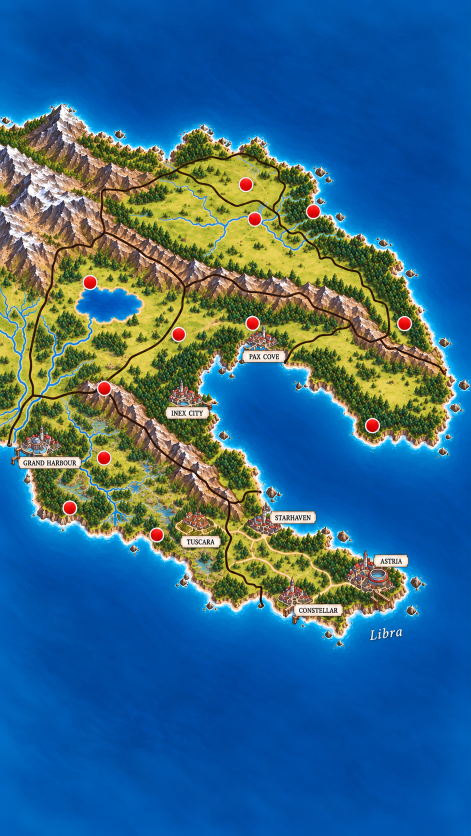
#> input picture assets/Shiman Federation.png, 941 x 1672 px (shown at 1/2 size)
$ python make_terrain.py
#> lines starting #> are read from the running program, lines starting #| are printed output that depends on the picture; after the words box and inside, x2 and y2 are one past the last pixel; in counts of white or black regions, pixels touching at a corner belong together
"""Makes the 3D region map's terrain (region-map.html) from Benjakronk's painted map of the Shiman Federation
(assets/Shiman Federation.png). Shima is invented, so there's no real elevation data: the heights are read from the
painting instead -- the sea is the blue around the island, the mountains the grey / brown / snowy areas he painted,
the forests and the plains the greens -- plus some fractal noise so the peaks are rough instead of smooth bumps.

Writes into assets/region-map/:
  height.png    the height map: R = high byte, G = low byte of the height in metres (+ SEA_OFFSET, so the sea floor
                fits), B = what's there (0 sea, 1 land, 2 lake, 3 river). The same size as the painting.
  topo.jpg      the topographic map picture (2x): colours by height, the mountains shaded, the sea coloured by depth,
                the lake, the rivers and the roads traced from the painting.
  painted.jpg   the painting itself (2x), with a little of the same shading so it reads as 3D.
  places.json   what the viewer marks: the towns (TOWNS below), the red dots found in the painting, and the names
                written on the water -- positions in painting pixels.

Not run on the Pi: run it on a PC after the painting (or a hand-painted height map, see HAND_HEIGHT below) changes,
and commit what it writes. Needs numpy, scipy and pillow:
  python -m venv .venv && .venv/Scripts/pip install numpy scipy pillow
  .venv/Scripts/python tools/region-map/make_terrain.py
"""
import json
import os

import numpy as np
from PIL import Image
from scipy import ndimage as ndi

ROOT = os.path.dirname(os.path.dirname(os.path.dirname(os.path.abspath(__file__))))
SOURCE = os.path.join(ROOT, 'assets', 'Shiman Federation.png')
OUT = os.path.join(ROOT, 'assets', 'region-map')
# A greyscale picture the size of the painting (black = sea level, white = HAND_MAX metres) that, when it exists,
# replaces the heights read from the painting -- for when Benjakronk wants to shape the land himself.
HAND_HEIGHT = os.path.join(OUT, 'height-hand.png')
HAND_MAX = 2600

SEA_OFFSET = 1000          # metres added before storing, so the sea floor (down to -SEA_OFFSET) fits in 16 bits
SCALE = 2                  # the map pictures are this many times the painting's size
SEED = 7                   # the noise's seed: the same painting always gives the same land

# The towns on the painting: the middle of the buildings, and the middle of the name's box (painting pixels). The land
# around them is kept low and even -- their buildings and boxes would otherwise read as rock.
TOWNS = [
    ('Grand Harbour', (70, 880), (97, 923)),
    ('Inex City', (365, 790), (375, 826)),
    ('Pax Cove', (525, 680), (528, 713)),
    ('Tuscara', (390, 1045), (399, 1082)),
    ('Starhaven', (530, 1045), (584, 1035)),
    ('Astria', (745, 1145), (781, 1122)),
    ('Constellar', (590, 1190), (627, 1216)),
]
# Names written on the water.
WATER_NAMES = [('Libra', (770, 1265))]
TOWN_RADIUS = 48


def smoothstep(a, b, x):
    t = np.clip((x - a) / (b - a), 0, 1)
    return t * t * (3 - 2 * t)


def blur(mask, sigma):
    return ndi.gaussian_filter(mask.astype(np.float32), sigma)


def fractal(shape, rng, scales, ridged=False):
    """Sum of smooth value-noise layers, 0..1 (ridged: sharp crests, for mountains)."""
    h, w = shape
    total = np.zeros(shape, np.float32)
    amp_sum = 0
    for i, s in enumerate(scales):
        grid = rng.random((h // s + 3, w // s + 3)).astype(np.float32)
        layer = ndi.zoom(grid, s, order=3)[:h, :w]
        if ridged:
            layer = 1 - np.abs(layer * 2 - 1)
            layer = layer * layer
        amp = 0.55 ** i
        total += layer * amp
        amp_sum += amp
    return np.clip(total / amp_sum, 0, 1)


def classify(rgb):
    """What each pixel of the painting shows, from its colour."""
    r, g, b = (rgb[..., i].astype(np.float32) for i in range(3))
    mx = np.maximum(np.maximum(r, g), b)
    mn = np.minimum(np.minimum(r, g), b)
    sat = (mx - mn) / np.maximum(mx, 1)
    val = mx / 255
    hue = np.zeros_like(r)
    d = np.maximum(mx - mn, 1e-3)
    hue = np.where(mx == r, ((g - b) / d) % 6, hue)
    hue = np.where(mx == g, (b - r) / d + 2, hue)
    hue = np.where(mx == b, (r - g) / d + 4, hue)
    hue = hue * 60

    water = (hue > 185) & (hue < 240) & (sat > 0.35) & (val > 0.2)
    white = (sat < 0.16) & (val > 0.8)                       # foam, snow, white walls
    cream = (r > 200) & (g > 180) & (b > 140) & (r - b > 18) & (sat < 0.35)  # the label boxes
    snow = white & (b >= r - 6)
    red = (r > 170) & (g < 80) & (b < 80)                    # the red dots and the roofs
    green = (hue > 55) & (hue < 170) & (sat > 0.25)
    forest = green & (val < 0.5)
    rock = ((sat < 0.3) & (val > 0.25) & ~water & ~cream) | ((hue > 10) & (hue < 45) & (sat > 0.2) & (sat < 0.6) & (val > 0.3) & (val < 0.75))
    road = (val < 0.3) & (hue > 0) & (hue < 50) & ~water
    lab, _ = ndi.label(road)
    sizes = ndi.sum(road, lab, range(1, lab.max() + 1))
    road = np.isin(lab, [i + 1 for i, s in enumerate(sizes) if s >= 40])  # the tree shadows are specks
    return dict(water=water, white=white, cream=cream, snow=snow, red=red, forest=forest, rock=rock & ~road, road=road)


def find_blobs(mask, min_area, max_area):
    lab, n = ndi.label(mask)
    out = []
    for i, sl in enumerate(ndi.find_objects(lab), start=1):
        area = int((lab[sl] == i).sum())
        if min_area <= area <= max_area:
            cy, cx = ndi.center_of_mass(lab == i)
            out.append({'x': round(float(cx), 1), 'y': round(float(cy), 1), 'w': sl[1].stop - sl[1].start, 'h': sl[0].stop - sl[0].start, 'area': area})
    return out


def main():
    os.makedirs(OUT, exist_ok=True)
    painting = Image.open(SOURCE).convert('RGB')
#> painting is the input picture: PIL image 941x1672 RGB; mean R, G, B 53.6, 104.1, 136.1
    rgb = np.asarray(painting).copy()
    H, W = rgb.shape[:2]
    rng = np.random.default_rng(SEED)
    # The name boxes (and the names on the water) are filled with the colours just outside them before reading the
    # land, so a coast runs on underneath a box that sits half on the sea.
    yy, xx = np.mgrid[0:H, 0:W]
    boxes = np.zeros((H, W), bool)
    for _, _, (lx, ly) in TOWNS:
        boxes |= (np.abs(xx - lx) < 70) & (np.abs(yy - ly) < 22)
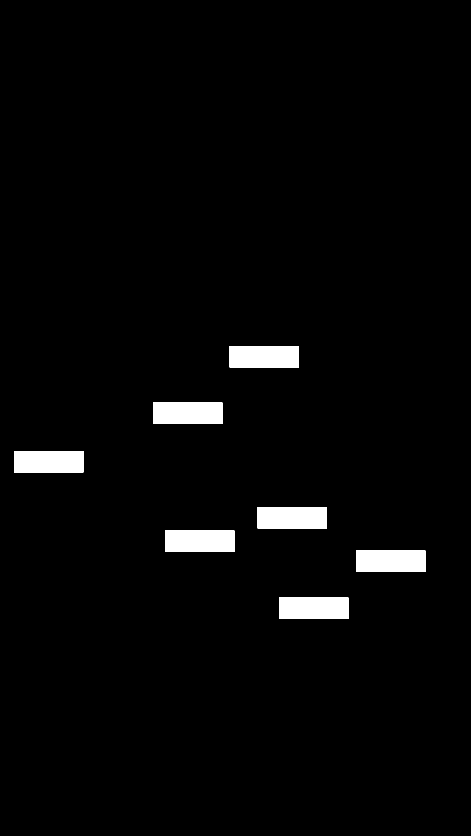
#> boxes: shape (1672, 941) bool (shown at 1/2 size); 2.7% white; 7 white regions, largest, box (x1, y1, x2, y2) and area: (459, 692, 598, 735) 5977, (306, 805, 445, 848) 5977, (28, 902, 167, 945) 5977
    for _, (x, y) in WATER_NAMES:
        boxes |= (np.abs(xx - x) < 45) & (np.abs(yy - y) < 20)
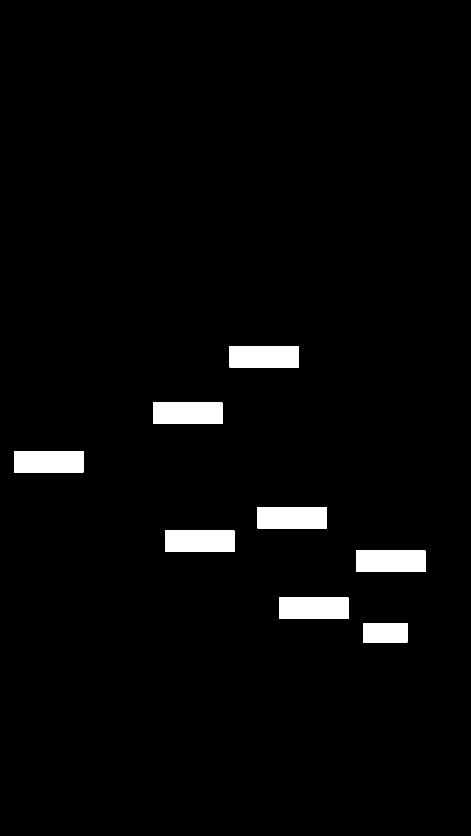
#> boxes: shape (1672, 941) bool (shown at 1/2 size); 2.9% white; 8 white regions, largest, box (x1, y1, x2, y2) and area: (459, 692, 598, 735) 5977, (306, 805, 445, 848) 5977, (28, 902, 167, 945) 5977
    _, (iy, ix) = ndi.distance_transform_edt(boxes, return_indices=True)
    rgb = rgb[iy, ix]
    c = classify(rgb)
#> in classify, `sizes = ndi.sum(road, lab, range(1, lab.max() + 1))`: sizes = 2200 values, max 9041 at index 213, min 1 at index 2, mean 8.57
#> c = 8 items

    # --- The towns and the red dots: kept out of the rock / road reading ---
    towns = np.zeros((H, W), bool)
    for _, (bx, by), _ in TOWNS:
        towns |= (xx - bx) ** 2 + (yy - by) ** 2 < TOWN_RADIUS ** 2
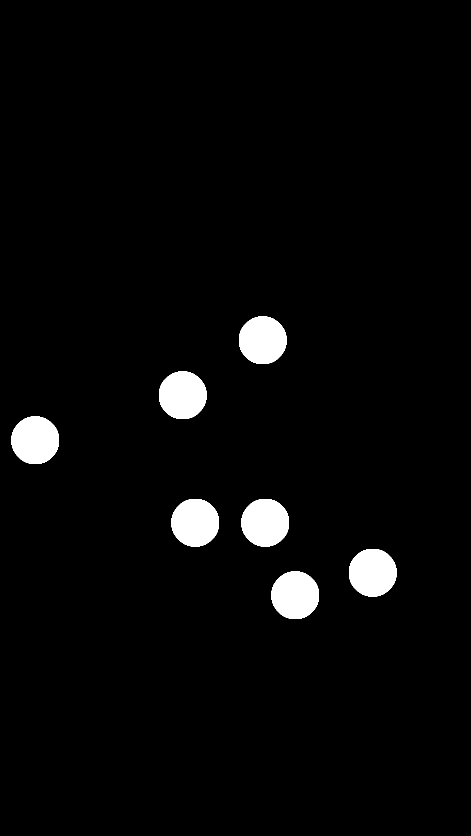
#> towns: shape (1672, 941) bool (shown at 1/2 size); 3.2% white; 7 white regions, largest, box (x1, y1, x2, y2) and area: (478, 633, 573, 728) 7209, (318, 743, 413, 838) 7209, (23, 833, 118, 928) 7209
    dots = [b for b in find_blobs(c['red'], 120, 700) if 0.6 < b['w'] / max(b['h'], 1) < 1.6]
#> in find_blobs, `lab, n = ndi.label(mask)`: n = 105
#> the loop in find_blobs, `for i, sl in enumerate(ndi.find_objects(lab), start=1):` made 105 passes
#> (area, cy, cx) on passes 1, 2, 3, 6, 7, 8, 9, 23: (467, 368.8, 491.6), (481, 422.7, 626.5), (458, 438.2, 509.2), (476, 564.8, 179.6), (449, 646.4, 504.9), (472, 646.7, 808.6), (458, 668.6, 357.1), (470, 776.6, 208.4)
#> after the loop in find_blobs, `for i, sl in enumerate(ndi.find_objects(lab), start=1):`: out = 12 items
#> dots = 12 items
    marks = towns | boxes      # (a filled box borrows its neighbours' colours: only its land / sea is trusted)
    for d in dots:
        marks |= (xx - d['x']) ** 2 + (yy - d['y']) ** 2 < 18 ** 2
#> this loop made 12 passes
#> d on passes 1 to 7: {'x': 491.6, 'y': 368.8, 'w': 24, 'h': 25, 'area': 467}, {'x': 626.5, 'y': 422.7, 'w': 24, 'h': 25, 'area': 481}, {'x': 509.2, 'y': 438.2, 'w': 23, 'h': 24, 'area': 458}, {'x': 179.6, 'y': 564.8, 'w': 24, 'h': 25, 'area': 476}, {'x': 504.9, 'y': 646.4, 'w': 23, 'h': 24, 'area': 449}, {'x': 808.6, 'y': 646.7, 'w': 24, 'h': 25, 'area': 472}, {'x': 357.1, 'y': 668.6, 'w': 24, 'h': 24, 'area': 458}
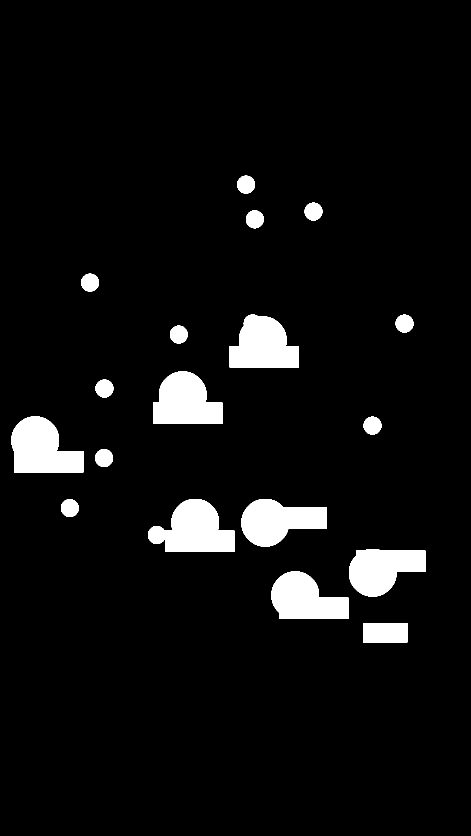
#> marks: shape (1672, 941) bool (shown at 1/2 size); 5.7% white; 18 white regions, largest, box (x1, y1, x2, y2) and area: (296, 998, 469, 1104) 12042, (23, 833, 167, 945) 11570, (306, 743, 445, 848) 10947
    for key in ('rock', 'snow', 'road', 'forest'):
        c[key] = c[key] & ~marks

    # --- The sea: the water connected to the edge, the foam and small rocks closed into it ---
    # (the closing counts beyond the picture as dry, so the painting's own water is added back -- else the water at
    # the edges is eaten away and nothing touches the edge)
    water = ndi.binary_closing(c['water'] | (c['white'] & ndi.binary_dilation(c['water'], iterations=3)), iterations=2) | c['water']
#> water: shape (1672, 941) bool; 63.8% white; 38 black regions (7 under 20 px), largest, box (x1, y1, x2, y2) and area: (0, 209, 910, 1274) 558419, (0, 664, 51, 829) 5569, (0, 628, 34, 674) 859
    lab, _ = ndi.label(water)
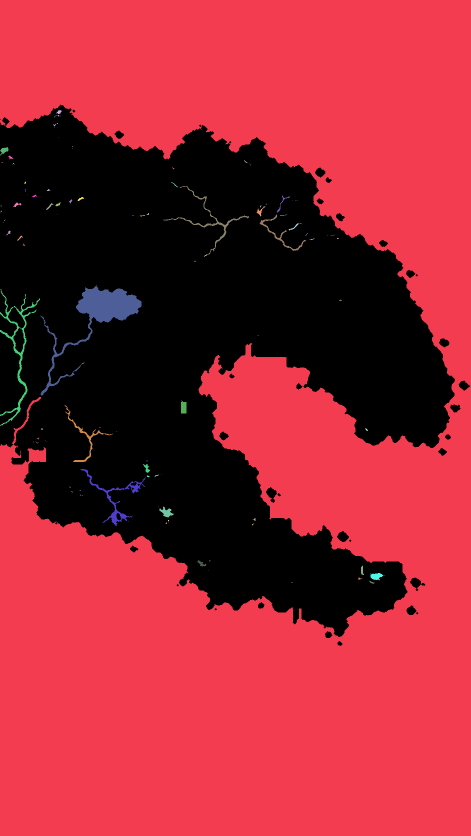
#> lab: shape (1672, 941) int32 (shown at 1/2 size); 159 distinct labels, from 0 to 158; one colour per label, 0 black
    edge = set(np.unique(np.concatenate([lab[0], lab[-1], lab[:, 0], lab[:, -1]]))) - {0}
#> edge = 4 items
    sea = np.isin(lab, list(edge))
#> sea: shape (1672, 941) bool; 62.9% white; 36 black regions (7 under 20 px), largest, box (x1, y1, x2, y2) and area: (0, 209, 910, 1274) 572505, (0, 664, 51, 829) 5569, (0, 628, 34, 674) 859
    # islets smaller than this vanish into the sea (stray rocks); bigger ones stay
    land = ~sea
    land_lab, _ = ndi.label(land)
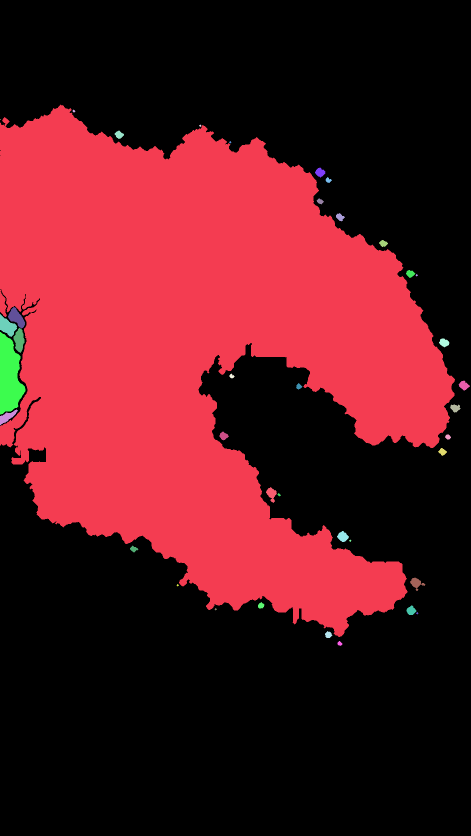
#> land_lab: shape (1672, 941) int32 (shown at 1/2 size); 40 distinct labels, from 0 to 39; one colour per label, 0 black
    sizes = ndi.sum(land, land_lab, range(1, land_lab.max() + 1))
#> sizes = 39 values, max 571023 at index 0, min 2 at index 2, mean 14969.3
    keep = np.isin(land_lab, [i + 1 for i, s in enumerate(sizes) if s >= 60])
#> keep: shape (1672, 941) bool; 37.1% white; 27 white regions, largest, box (x1, y1, x2, y2) and area: (0, 209, 910, 1274) 572492, (0, 664, 51, 829) 5569, (0, 628, 34, 674) 859
    land = keep
    # under the name boxes the filled-in coast is straight-edged: rounded off there
    near_boxes = ndi.binary_dilation(boxes, iterations=10)
    land = np.where(near_boxes, blur(land, 5) > 0.5, land)
#> land: shape (1672, 941) bool; 37.1% white; 28 white regions (1 under 20 px), largest, box (x1, y1, x2, y2) and area: (0, 209, 910, 1274) 572605, (0, 664, 51, 829) 5569, (0, 628, 34, 674) 859
#> near_boxes: shape (1672, 941) bool; 4.8% white; 8 white regions, largest, box (x1, y1, x2, y2) and area: (449, 682, 608, 745) 9797, (296, 795, 455, 858) 9797, (18, 892, 177, 955) 9797
    sea = ~land
    sea = ndi.binary_opening(sea, iterations=1) | (sea & ~ndi.binary_erosion(land, iterations=1))

    # --- Inland water: the lake (a big blob) and the rivers (thin lines) ---
    inland = c['water'] & land & ~marks
#> inland: shape (1672, 941) bool; 0.74% white; 117 white regions (101 under 20 px), largest, box (x1, y1, x2, y2) and area: (81, 575, 283, 791) 7525, (167, 938, 291, 1051) 1132, (326, 372, 493, 513) 932
    in_lab, _ = ndi.label(inland)
#> in_lab: shape (1672, 941) int32; 176 distinct labels, from 0 to 175
    lake = np.zeros_like(inland)
    river = np.zeros_like(inland)
    for i, sl in enumerate(ndi.find_objects(in_lab), start=1):
        part = in_lab == i
        area = part.sum()
        thick = ndi.binary_erosion(part, iterations=4).sum()
        if thick > 400:
            lake |= ndi.binary_closing(part, iterations=3)
        elif area > 20:
            river |= part
#> this loop made 175 passes
#> (area, thick) on passes 15, 35, 36: (44, 0), (22, 0), (920, 0)
#> pass 1, in main, `part = in_lab == i`:
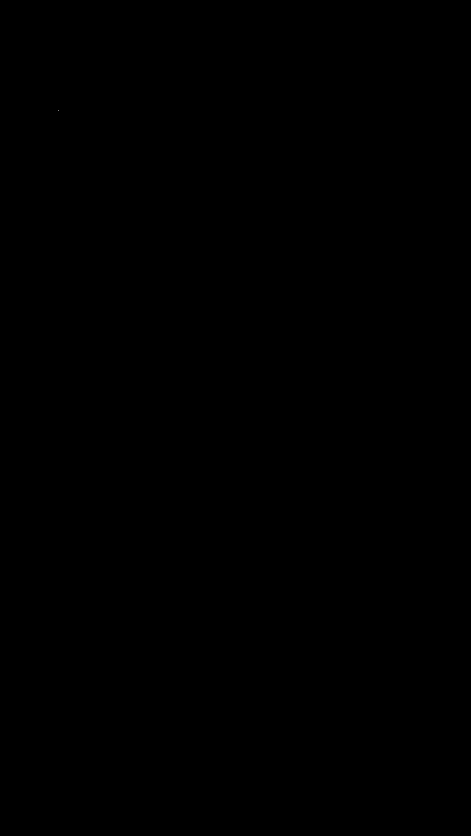
#> part: shape (1672, 941) bool (shown at 1/2 size); 0% white in thin lines or dots, all inside (x1, y1, x2, y2) = (117, 220, 118, 221)

    # --- Heights from what's painted ---
    coast_d = ndi.distance_transform_edt(land)          # pixels to the sea
    sea_d = ndi.distance_transform_edt(sea)
    forest_d = blur(c['forest'] & land, 7)
    rock_d = blur(c['rock'] & land & ~lake & ~river, 9)
    snow_d = blur(c['snow'] & land, 8)
    # the rocks and cliffs painted along the shore read as mountains -- seen from the side the coast stood up in walls
    # (2026-10-20): a mountain only rises away from the sea, fully ~1.7 km inland (as js/region-map/make-terrain.js)
    mountain = smoothstep(0.18, 0.62, rock_d + snow_d * 0.8) * smoothstep(0, 14, coast_d)
    ridges = fractal((H, W), rng, [64, 32, 16, 8, 4], ridged=True)
    hills = fractal((H, W), rng, [96, 48, 24, 12])

    h = 25 + 240 * (1 - np.exp(-coast_d / 70))            # low coasts, rising inland
    h += 140 * forest_d + 90 * (hills - 0.5)
    h += mountain * (900 + 1100 * ridges + 500 * smoothstep(0.1, 0.5, snow_d))
    h = ndi.gaussian_filter(h, 1.2)
    lake_level = float(np.percentile(h[ndi.binary_dilation(lake, iterations=4) & ~lake], 20)) - 6 if lake.any() else 0
#> lake_level = 151
    lake_depth = ndi.distance_transform_edt(lake)
    h = np.where(lake, lake_level - np.minimum(lake_depth * 2.5, 40), h)
    river_soft = blur(river, 1.5)
    h -= 30 * np.clip(river_soft * 3, 0, 1) * (1 - mountain * 0.7)
    h = np.where(land, np.minimum(h, 15 + 55 * coast_d), h)   # no higher than a steep slope up from the shore allows
    h = np.where(land, np.maximum(h, 3), -np.minimum(sea_d * 6 + 4, SEA_OFFSET - 10))
    h = np.where(land | (sea_d > 2), h, ndi.gaussian_filter(h, 1.0))

    if os.path.exists(HAND_HEIGHT):
        hand = np.asarray(Image.open(HAND_HEIGHT).convert('L').resize((W, H)), np.float32) / 255 * HAND_MAX
        h = np.where(land, np.maximum(hand, 3), h)
        print('using the hand-painted heights in', HAND_HEIGHT)

    kind = np.where(sea, 0, np.where(lake, 2, np.where(river, 3, 1))).astype(np.uint8)
    stored = np.clip(np.round(h + SEA_OFFSET), 0, 65535).astype(np.uint16)
    hm = np.dstack([(stored >> 8).astype(np.uint8), (stored & 255).astype(np.uint8), kind])
    Image.fromarray(hm, 'RGB').save(os.path.join(OUT, 'height.png'), optimize=True)

    # --- The map pictures, at SCALE x ---
    big_h = ndi.zoom(h, SCALE, order=3)
    hb, wb = big_h.shape
    def big(mask):
        return ndi.zoom(mask.astype(np.float32), SCALE, order=1)
    land_b, lake_b, river_b = big(land), big(lake), big(river)
    forest_b = ndi.zoom(forest_d, SCALE, order=1)
    road_b = big(ndi.binary_opening(c['road'] & land, iterations=1))

    # shading: light from the north-west, the slopes exaggerated so the relief shows
    gy, gx = np.gradient(big_h * 0.018)
    slope = np.pi / 2 - np.arctan(np.hypot(gx, gy))
    aspect = np.arctan2(-gx, gy)
    az, alt = np.radians(315), np.radians(42)
    shade = np.sin(alt) * np.sin(slope) + np.cos(alt) * np.cos(slope) * np.cos(az - aspect)
    shade = np.clip(shade, 0, 1)

    stops = [(-1000, (24, 62, 112)), (-300, (38, 88, 146)), (-60, (70, 132, 186)), (-8, (132, 186, 220)), (0, (160, 205, 228)),
             (3, (122, 160, 98)), (150, (150, 182, 112)), (400, (206, 204, 142)), (800, (196, 166, 116)),
             (1300, (164, 126, 92)), (1800, (150, 138, 130)), (2300, (238, 238, 240)), (3200, (255, 255, 255))]
    xs = np.array([s[0] for s in stops], np.float32)
    topo = np.dstack([np.interp(big_h, xs, [s[1][i] for s in stops]) for i in range(3)]).astype(np.float32)
    forest_tint = np.array([84, 124, 72], np.float32)
    f = np.clip(forest_b * 1.4, 0, 0.55)[..., None] * land_b[..., None]
    topo = topo * (1 - f) + forest_tint * f
    shade_k = (0.55 + 0.65 * shade)[..., None]
    topo = np.where(land_b[..., None] > 0.5, topo * shade_k, topo * (0.92 + 0.12 * shade[..., None]))
    lake_col = np.array([78, 140, 196], np.float32)
    topo = topo * (1 - lake_b[..., None]) + lake_col * lake_b[..., None]
    rv = np.clip(ndi.gaussian_filter(river_b, 0.7) * 1.6, 0, 1)[..., None]
    topo = topo * (1 - rv) + np.array([70, 138, 205], np.float32) * rv
    coast = np.clip(ndi.gaussian_filter(land_b, 0.8), 0, 1)
    coast_line = (np.abs(coast - 0.5) < 0.22)[..., None] * 0.55
    topo = topo * (1 - coast_line) + np.array([40, 60, 70], np.float32) * coast_line
    rd = np.clip(ndi.gaussian_filter(road_b, 0.8) * 1.3, 0, 0.85)[..., None]
    topo = topo * (1 - rd) + np.array([110, 62, 32], np.float32) * rd
    Image.fromarray(np.clip(topo, 0, 255).astype(np.uint8)).save(os.path.join(OUT, 'topo.jpg'), quality=88, optimize=True)

    painted = np.asarray(painting.resize((wb, hb), Image.LANCZOS), np.float32)
    painted = np.where(land_b[..., None] > 0.5, painted * (0.8 + 0.35 * shade[..., None]), painted)
    Image.fromarray(np.clip(painted, 0, 255).astype(np.uint8)).save(os.path.join(OUT, 'painted.jpg'), quality=88, optimize=True)

    # --- What the viewer marks ---
    places = {
        'width': W, 'height': H, 'seaOffset': SEA_OFFSET, 'scale': SCALE,
        'towns': [{'name': n, 'x': bx, 'y': by} for n, (bx, by), _ in TOWNS],
        'spots': [{'x': d['x'], 'y': d['y']} for d in sorted(dots, key=lambda d: (d['y'], d['x']))],
        'water': [{'name': n, 'x': x, 'y': y} for n, (x, y) in WATER_NAMES],
    }
    with open(os.path.join(OUT, 'places.json'), 'w', encoding='utf-8') as fh:
        json.dump(places, fh, indent=1)

    print(f'{W}x{H}: land {land.mean():.0%}, lake {lake.sum()} px, rivers {river.sum()} px, highest {h.max():.0f} m, '
          f'deepest {h.min():.0f} m, {len(TOWNS)} towns, {len(dots)} spots')
#| 941x1672: land 37%, lake 7625 px, rivers 3684 px, highest 2364 m, deepest -990 m, 7 towns, 12 spots


if __name__ == '__main__':
    main()
